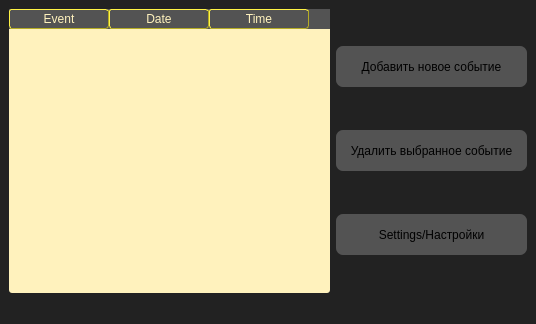
<?xml version="1.0" encoding="UTF-8"?>
<ui version="4.0">
 <class>mainWindow</class>
 <widget class="QMainWindow" name="mainWindow">
  <property name="geometry">
   <rect>
    <x>0</x>
    <y>0</y>
    <width>536</width>
    <height>324</height>
   </rect>
  </property>
  <property name="minimumSize">
   <size>
    <width>536</width>
    <height>324</height>
   </size>
  </property>
  <property name="windowTitle">
   <string>JoJo's Orginizer😎</string>
  </property>
  <property name="windowIcon">
   <iconset>
    <normaloff>jojo.ico</normaloff>jojo.ico</iconset>
  </property>
  <property name="styleSheet">
   <string notr="true">QWidget{
	background-color:rgb(34, 34, 34);
	color:white;
}

QPushButton{
	background-color: rgb(83, 83, 83);
	border-radius: 6.5px;
	color:black;
}

QPushButton:hover{
	background-color:rgb(52, 52, 52)
}

QTableWidget
{
background-color:rgb(255, 242, 189);
border-radius: 3px;
color:black;
}

QTableWidget QTableCornerButton::section
{
background-color:rgb(255, 242, 189);
border: 1px outset red;
}

QHeaderView
{
background-color:  rgb(83, 83, 83);
}

QHeaderView::section
{
background-color:  rgb(83, 83, 83);
color:rgb(255, 242, 189);
border:1px outset rgb(181, 172, 37);
border-radius: 3px;
}

</string>
  </property>
  <widget class="QWidget" name="centralwidget">
   <layout class="QVBoxLayout" name="verticalLayout_2">
    <item>
     <layout class="QHBoxLayout" name="horizontalLayout">
      <item>
       <widget class="QTableWidget" name="tableWidget">
        <column>
         <property name="text">
          <string>Event</string>
         </property>
        </column>
        <column>
         <property name="text">
          <string>Date</string>
         </property>
        </column>
        <column>
         <property name="text">
          <string>Time</string>
         </property>
        </column>
       </widget>
      </item>
      <item>
       <layout class="QVBoxLayout" name="verticalLayout">
        <item>
         <widget class="QPushButton" name="addEvent">
          <property name="minimumSize">
           <size>
            <width>191</width>
            <height>41</height>
           </size>
          </property>
          <property name="text">
           <string>Добавить новое событие</string>
          </property>
         </widget>
        </item>
        <item>
         <widget class="QPushButton" name="deleteEvent">
          <property name="minimumSize">
           <size>
            <width>191</width>
            <height>41</height>
           </size>
          </property>
          <property name="text">
           <string>Удалить выбранное событие</string>
          </property>
         </widget>
        </item>
        <item>
         <widget class="QPushButton" name="settingsButton">
          <property name="minimumSize">
           <size>
            <width>191</width>
            <height>41</height>
           </size>
          </property>
          <property name="text">
           <string>Settings/Настройки</string>
          </property>
         </widget>
        </item>
       </layout>
      </item>
     </layout>
    </item>
   </layout>
  </widget>
  <widget class="QMenuBar" name="menubar">
   <property name="geometry">
    <rect>
     <x>0</x>
     <y>0</y>
     <width>536</width>
     <height>21</height>
    </rect>
   </property>
  </widget>
  <widget class="QStatusBar" name="statusbar"/>
 </widget>
 <resources/>
 <connections/>
</ui>
